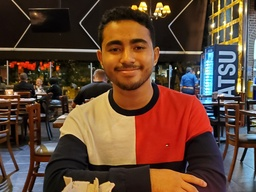
#> input picture proyecto/codigo/yo.jpg, 256 x 192 px, shrunk from 2544 x 1908 before the run
$ python -i SeamCarving.py   (imports and definitions only)   (older library calls are emulated)
#> lines starting #> are read from the running program, lines starting #| are printed output that depends on the picture
import sys
import numpy as np
from scipy.ndimage import convolve
import numba

class SC:
    def __init__(self, data):
        self.nparr = np.array(data)
        self.scale_c = 0.70
        self.crop_c()

    def return_list(self):
        return self.nparr.tolist()

    def calc_energy(self):
        filter_du = np.array([
            [1.0, 2.0, 1.0],
            [0.0, 0.0, 0.0],
            [-1.0, -2.0, -1.0],
        ])

        filter_dv = np.array([
            [1.0, 0.0, -1.0],
            [2.0, 0.0, -2.0],
            [1.0, 0.0, -1.0],
        ])


        self.nparr = self.nparr.astype('float32')
        #print(self.nparr.shape, self.nparr.ndim)
        #print(filter_dv.shape, filter_dv.ndim)

        # N*M
        energy_map = np.absolute(convolve(self.nparr, filter_du, mode='constant', cval=0.0)) + np.absolute(convolve(self.nparr, filter_dv, mode='constant', cval=0.0))

        return energy_map

    def crop_c(self):
        r, c = self.nparr.shape
        new_c = int(self.scale_c * c)

        for i in range(c - new_c):
            self.carve_column()

    @numba.jit
    def carve_column(self):
        r, c = self.nparr.shape

        M, backtrack = self.minimum_seam()
        mask = np.ones((r, c), dtype=np.bool)

        j = np.argmin(M[-1])
        for i in reversed(range(r)):
            mask[i, j] = False
            j = backtrack[i, j]

        self.nparr = self.nparr[mask]
        self.nparr = self.nparr.reshape((r, c - 1))


    @numba.jit
    def minimum_seam(self):
        r, c = self.nparr.shape
        energy_map = self.calc_energy() # N * M

        M = energy_map.copy() # N * M
        backtrack = np.zeros_like(M, dtype=np.int) # N * M

        for i in range(1, r):
            for j in range(0, c):
                if j == 0:
                    idx = np.argmin(M[i-1, j:j + 2])
                    backtrack[i, j] = idx + j
                    min_energy = M[i-1, idx + j]
                else:
                    idx = np.argmin(M[i - 1, j - 1:j + 2])
                    backtrack[i, j] = idx + j - 1
                    min_energy = M[i - 1, idx + j - 1]

                M[i, j] += min_energy

        return M, backtrack


'''
    @numba.jit
    def carve_column(self):
        r, c = self.nparr.shape

        M, backtrack = self.minimum_seam()
        mask = np.ones((r, c), dtype=np.bool)

        j = np.argmin(M[-1])
        for i in reversed(range(r)):
            mask[i, j] = False
            j = backtrack[i, j]

        # [6 lines of commented-out code are left out]
        self.nparr = self.nparr[mask]

        #print("Arr2")
        #print(self.nparr.shape, self.nparr.ndim)
        self.nparr = self.nparr.reshape((r, c - 1))

        #print("Arr3")
        #print(self.nparr.shape, self.nparr.ndim)

'''

>>> import cv2
>>> picture = cv2.imread('yo.jpg', cv2.IMREAD_GRAYSCALE)
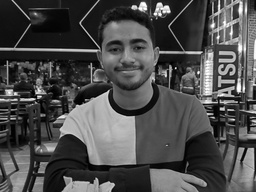
#> picture: shape (192, 256); min 0, max 255, mean 75.9
>>> result = SC(picture).calc_energy()
#> the loop in crop_c, `for i in range(c - new_c):` made 77 passes
#> pass 1, in calc_energy, `energy_map = np.absolute(convolve(self.nparr, filter_du, mode='constan..`:
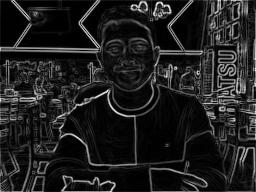
#> energy_map: shape (192, 256) float32; min 0, max 1194, mean 150.4; drawn with min black and max white
#> pass 2, in calc_energy (call 2), `self.nparr = self.nparr.astype('float32')`:
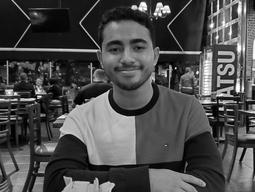
#> self.nparr: shape (192, 255) float32; min 0, max 255, mean 76
#> pass 2, in calc_energy (call 2), `energy_map = np.absolute(convolve(self.nparr, filter_du, mode='constan..`:
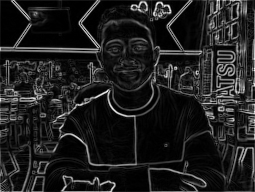
#> energy_map: shape (192, 255) float32; min 0, max 1194, mean 150.8; drawn with min black and max white
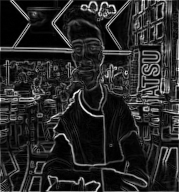
#> result: shape (192, 179) float32; min 0, max 1194, mean 190.3; drawn with min black and max white
